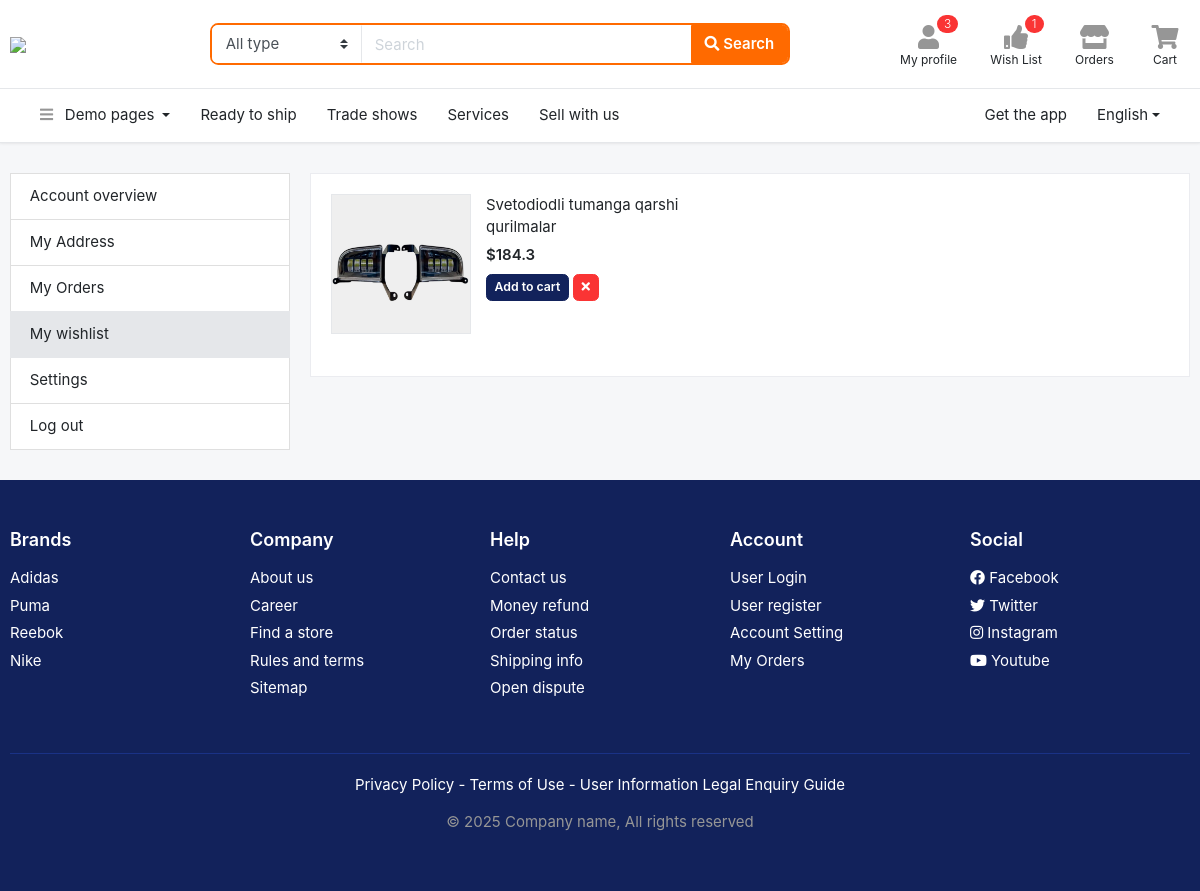
Page /my-wishlist/ (signed in) on the committed database.
### users/models.py (models this page shows, shortened)
class User(AbstractUser):
    class GENDER(models.TextChoices):
        MALE = 'male', 'male'
        FEMALE = 'female', 'female'
    phone = models.CharField(max_length=13)
    gender = models.CharField(max_length=10, choices=GENDER.choices, blank=True, null=True)
    city = models.CharField(max_length=50, blank=True, null=True)
    country = models.CharField(max_length=50, blank=True, null=True)
    confirmation_code = models.CharField(max_length=6, blank=True, null=True)
    confirmed = models.BooleanField(default=False)

### main/models.py (models this page shows, shortened)
class Favorite(models.Model):
    user = models.ForeignKey(User, on_delete=models.CASCADE)
    product = models.ForeignKey(Product, on_delete=models.CASCADE)
    created_at = models.DateTimeField(auto_now_add=True)

class Product(models.Model):
    name = models.CharField(max_length=255)
    slug = models.SlugField(max_length=255, unique=True, blank=True, null=True)
    brand = models.CharField(max_length=255, blank=True, null=True)
    price = models.FloatField(validators=[MinValueValidator(0.0)])
    description = models.TextField(blank=True, null=True)
    guarantee = models.CharField(max_length=255, blank=True, null=True)
    delevery_time = models.CharField(max_length=255, blank=True, null=True)
    country = models.CharField(max_length=255, blank=True, null=True)
    rating = models.FloatField(validators=[MinValueValidator(1.0), MaxValueValidator(5.0)], default=5.0)
    views = models.PositiveIntegerField(default=0)
    sub_category = models.ForeignKey(SubCategory, on_delete=models.CASCADE)
    created_at = models.DateTimeField(auto_now_add=True)

class Image(models.Model):
    image = models.ImageField(upload_to='images/', null=True, blank=True)
    product = models.ForeignKey(Product, on_delete=models.CASCADE)

### main/views.py (the view)
# urls.py: path('my-wishlist/', WishListView.as_view(), name='wishlist'),
class WishListView(LoginRequiredMixin,View):
    def get(self, request):
        favorites = Favorite.objects.filter(user=request.user)
        context = {
            'favorites': favorites,
        }
        return render(request,'wishlist.html', context)

### templates/wishlist.html
{% extends 'base.html' %}
{% block content %}
<section class="section-content padding-y">
    <div class="container">
        <div class="row">
            <aside class="col-md-3">
                <nav class="list-group">
                    <a class="list-group-item" href="{% url 'profile' %}"> Account overview </a>
                    <a class="list-group-item" href="{% url 'profile-address' %}"> My Address </a>
                    <a class="list-group-item" href="{% url 'orders' %}"> My Orders </a>
                    <a class="list-group-item active" href="{% url 'wishlist' %}"> My wishlist </a>
                    <a class="list-group-item" href="{% url 'profile-settings' %}"> Settings </a>
                    <a class="list-group-item" href="{% url 'logaut' %}"> Log out </a>
                </nav>
            </aside>
            <main class="col-md-9">
                <article class="card">
                    <div class="card-body">
                        <div class="row">
                            {% for favorite in favorites %}
                                <div class="col-md-6">
                                <figure class="itemside mb-4">
                                    <div class="aside"><img src="{{ favorite.product.image_set.first.image.url }}" class="border img-md"></div>
                                    <figcaption class="info">
                                        <a href="#" class="title">{{ favorite.product.name }}</a>
                                        <p class="price mb-2">${{ favorite.product.price }}</p>
                                        <a href="{% url 'add-to-cart' favorite.product.id %}" class="btn btn-secondary btn-sm"> Add to cart </a>
                                        <a href="{% url 'remove-from-wishlist' favorite.id %}" class="btn btn-danger btn-sm" data-toggle="tooltip" title=""
                                           data-original-title="Remove from wishlist"> <i class="fa fa-times"></i> </a>
                                    </figcaption>
                                </figure>
                            </div>
                                </div>
                            {% endfor %}
                    </div>
                </article>
            </main>
        </div>
    </div>
</section>
{% endblock %}

### templates/base.html (shortened to what this page needs)
<!DOCTYPE HTML>
{% load static %}
<html lang="en">
<head>
<link href="/static/css/bootstrap.css?v=2.0" rel="stylesheet" type="text/css"/>
<link href="/static/fonts/fontawesome/css/all.min.css?v=2.0" type="text/css" rel="stylesheet">
<link href="/static/css/ui.css?v=2.0" rel="stylesheet" type="text/css"/>
<link href="/static/css/responsive.css?v=2.0" rel="stylesheet" type="text/css" />
</head>
<body>
<header class="section-header">
<section class="header-main border-bottom">
	<div class="container">
		<div class="row align-items-center">
			<div class="col-xl-2 col-lg-3 col-md-12">
				<a href="{% url 'home' %}" class="brand-wrap">
					<img class="logo" src="/static/images/log.jpg">
				</a>
			</div>
			<div class="col-xl-6 col-lg-5 col-md-6">
				<form action="#" class="search-header">
					<div class="input-group w-100">
						<select class="custom-select border-right"  name="category_name">
								<option value="">All type</option><option value="codex">Special</option>
						</select>
					    <input type="text" class="form-control" placeholder="Search">
					    <div class="input-group-append">
					      <button class="btn btn-primary" type="submit">
					        <i class="fa fa-search"></i> Search
					      </button>
					    </div>
				    </div>
				</form>
			</div>
			<div class="col-xl-4 col-lg-4 col-md-6">
				<div class="widgets-wrap float-md-right">
					<div class="widget-header mr-3">
						<a href="{% url 'profile' %}" class="widget-view">
							<div class="icon-area">
								<i class="fa fa-user"></i>
								<span class="notify">3</span>
							</div>
							<small class="text"> My profile </small>
						</a>
					</div>
					<div class="widget-header mr-3">
						<a href="{% url 'wishlist' %}" class="widget-view">
							<div class="icon-area">
								<i class="fa fa-thumbs-up"></i>
								<span class="notify">{{ request.user.favorite_set.count }}</span>
							</div>
							<small class="text"> Wish List </small>
						</a>
					</div>
					<div class="widget-header mr-3">
						<a href="{% url 'orders' %}" class="widget-view">
							<div class="icon-area">
								<i class="fa fa-store"></i>
							</div>
							<small class="text"> Orders </small>
						</a>
					</div>
					<div class="widget-header">
						<a href="{% url 'my-cart' %}" class="widget-view">
							<div class="icon-area">
								<i class="fa fa-shopping-cart"></i>
							</div>
							<small class="text"> Cart </small>
						</a>
					</div>
				</div>
			</div>
		</div>
	</div>
</section>
<nav class="navbar navbar-main navbar-expand-lg border-bottom">
<div class="container">
	<div class="collapse navbar-collapse" id="main_nav">
	<ul class="navbar-nav">
		<li class="nav-item dropdown">
			<a class="nav-link dropdown-toggle" data-toggle="dropdown" href="#"> <i class="fa fa-bars text-muted mr-2"></i> Demo pages </a>
		</li>
		<li class="nav-item">
			<a class="nav-link" href="">Ready to ship</a>
		</li>
		<li class="nav-item">
		<a class="nav-link" href="#">Trade shows</a>
		</li>
		<li class="nav-item">
		<a class="nav-link" href="#">Services</a>
		</li>
		<li class="nav-item">
		<a class="nav-link" href="#">Sell with us</a>
		</li>
	</ul>
	<ul class="navbar-nav ml-md-auto">
			<li class="nav-item">
			<a class="nav-link" href="#">Get the app</a>
		</li>
		<li class="nav-item dropdown">
			<a class="nav-link dropdown-toggle" href="http://example.com" data-toggle="dropdown">English</a>
		</li>
		</ul>
	</div>
</div>
</nav>
</header>
{% block content %} {% endblock %}
<footer class="section-footer bg-secondary">
	<div class="container">
		<section class="footer-top padding-y-lg text-white">
			<div class="row">
				<aside class="col-md col-6">
					<h6 class="title">Brands</h6>
					<ul class="list-unstyled">
						<li> <a href="#">Adidas</a></li>
						<li> <a href="#">Puma</a></li>
						<li> <a href="#">Reebok</a></li>
						<li> <a href="#">Nike</a></li>
					</ul>
				</aside>
				<aside class="col-md col-6">
					<h6 class="title">Company</h6>
					<ul class="list-unstyled">
						<li> <a href="#">About us</a></li>
						<li> <a href="#">Career</a></li>
						<li> <a href="#">Find a store</a></li>
						<li> <a href="#">Rules and terms</a></li>
						<li> <a href="#">Sitemap</a></li>
					</ul>
				</aside>
				<aside class="col-md col-6">
					<h6 class="title">Help</h6>
					<ul class="list-unstyled">
						<li> <a href="#">Contact us</a></li>
						<li> <a href="#">Money refund</a></li>
						<li> <a href="#">Order status</a></li>
						<li> <a href="#">Shipping info</a></li>
						<li> <a href="#">Open dispute</a></li>
					</ul>
				</aside>
				<aside class="col-md col-6">
					<h6 class="title">Account</h6>
					<ul class="list-unstyled">
						<li> <a href="#"> User Login </a></li>
						<li> <a href="#"> User register </a></li>
						<li> <a href="#"> Account Setting </a></li>
						<li> <a href="#"> My Orders </a></li>
					</ul>
				</aside>
				<aside class="col-md">
					<h6 class="title">Social</h6>
					<ul class="list-unstyled">
						<li><a href="#"> <i class="fab fa-facebook"></i> Facebook </a></li>
						<li><a href="#"> <i class="fab fa-twitter"></i> Twitter </a></li>
						<li><a href="#"> <i class="fab fa-instagram"></i> Instagram </a></li>
						<li><a href="#"> <i class="fab fa-youtube"></i> Youtube </a></li>
					</ul>
				</aside>
			</div>
		</section>
		<section class="footer-bottom text-center">
				<p class="text-white">Privacy Policy - Terms of Use - User Information Legal Enquiry Guide</p>
				<p class="text-muted"> &copy 2025 Company name, All rights reserved </p>
				<br>
		</section>
	</div>
</footer>
</body>
</html>

### static/css/ui.css (style rules this page uses)
html { font-family:'Inter', sans-serif;font-size:15px }
.img-xs,.img-sm,.img-md,.img-lg { -o-object-fit:cover;object-fit:cover;-ms-flex-negative:0;flex-shrink:0;-webkit-box-flex:0;-ms-flex-positive:0;flex-grow:0 }
.img-md { width:140px;height:140px }
.padding-y { padding-top:30px;padding-bottom:30px }
.padding-y-lg { padding-top:48px;padding-bottom:48px }
figure { margin-bottom:0 }
article:after,.form-group:after { display:block;clear:both;content:"" }
.section-header { background-color:#fff;-webkit-box-shadow:0 0 3px rgba(51,51,51,0.15);box-shadow:0 0 3px rgba(51,51,51,0.15) }
.header-main { position:relative;padding-top:1rem;padding-bottom:1rem }
.brand-wrap .logo,.navbar-brand .logo { margin-right:7px;max-height:34px;display:inline-block }
.search-header { border:2px solid #ff6a00;border-radius:.55rem }
.search-header .form-control,.search-header .custom-select { border-color:transparent }
.search-header select { -ms-flex-preferred-size:150px !important;flex-basis:150px !important;-webkit-box-flex:0 !important;-ms-flex-positive:0 !important;flex-grow:0 !important }
.widget-header { display:inline-block;vertical-align:middle;position:relative }
.widget-header .widget-view { padding:5px 7px;display:inline-block;position:relative;text-align:center }
.widget-header .icon-area { font-size:24px;display:inline-block;width:36px;height:30px;color:#969696 }
.widget-header .icon-area .notify { position:absolute;top:0px;right:8% }
.widget-header .text { max-width:80px;overflow:hidden;text-overflow:ellipsis;white-space:nowrap;display:block;line-height:1.2 }
.widget-header a { color:#212529 }
.section-footer ul li { margin-bottom:5px }
.section-footer ul a { color:inherit }
.section-footer .title { font-weight:600;margin-bottom:16px;font-size:18px }
.footer-bottom { padding-top:20px;padding-bottom:20px;border-top:1px solid #1a3286 }
.itemside { position:relative;display:-webkit-box;display:-ms-flexbox;display:flex;width:100% }
.itemside .aside { position:relative;-ms-flex-negative:0;flex-shrink:0 }
.itemside .info { padding-left:15px;padding-right:7px }
.itemside p { margin-bottom:0 }
.itemside .title { display:block;margin-bottom:5px;color:#212529 }
[class*="list-"] li:after { visibility:hidden;display:block;content:"";overflow:hidden;height:0;clear:both }
.notify { position:absolute;top:-4px;right:-10px;display:inline-block;padding:.25em .6em;font-size:12px;line-height:1;text-align:center;font-weight:300;border-radius:3rem;color:#fff;background-color:#fa3434 }
.price { font-weight:600;color:#212529 }
body { background-color:#f6f7f9 }

### rows in the picture
User: user.favorite_set.count "1"
Favorite: product.image_set.first.image (picture), product.name "Svetodiodli tumanga qarshi qurilmalar", product.price "184.3"
